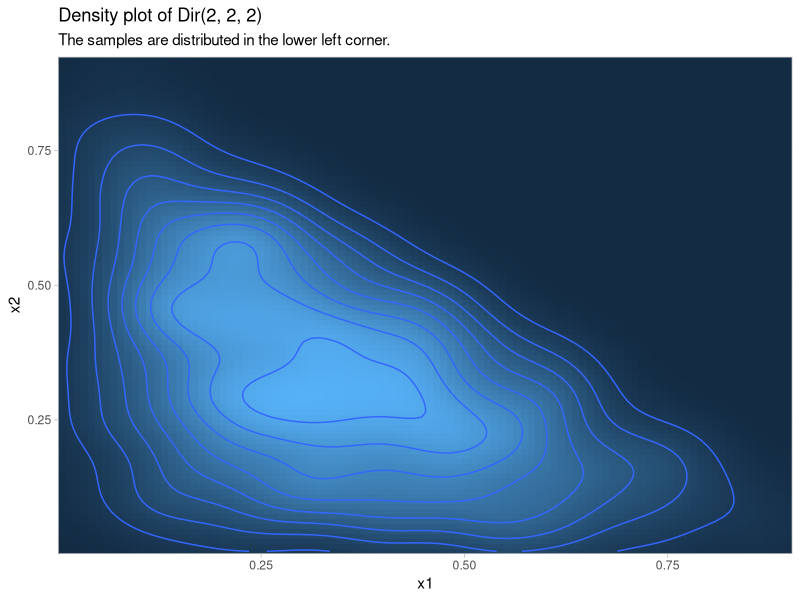
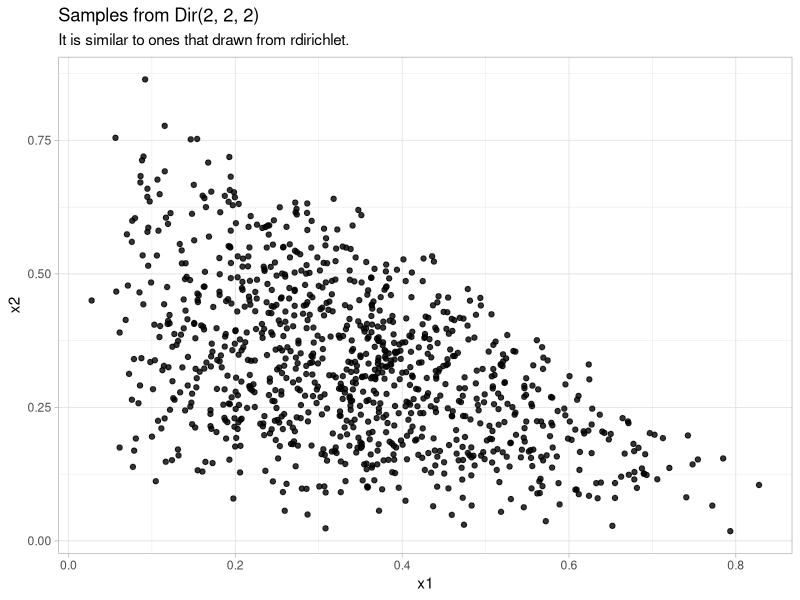

The R source for these figures, in order:
# HW10: Acceptance-Rejection Sampling for Dirichlet distribution
#
# In this exercise, we will use Acceptance-Rejection Sampling method 
# to sample from the Dirichlet distribution.
# 
# The Dirichlet distribution, often denoted `Dir(alpha)`, is a family
# of continuous multivariate probability distributions parameterized by 
# a vector `alpha` of positive real numbers.
# 
# It is commonly used as prior distributions in Bayesian statistics, 
# as the Dirichlet distribution is the conjugate prior of the 
# categorical distribution and multinomial distribution.
# 
# Source: https://en.wikipedia.org/wiki/Dirichlet_distribution
#
# 1. In this part, we will sample from a Dirichlet distribution 
#    using package `MCMCpack`.
#    (1)
#    Load the `tidyverse`, `MCMCpack` and `ggplot2` packages.
#    Set the random seed to zero and save the random seed vector to 
#    `seed`. (hint: use the command `seed <- .Random.seed`).
#    (2)
#    Generate 1000 samples from `Dir(2, 2, 2)` using `rdirichlet()`.
#    Save the result into a tibble `X`
#    and rename the columns `x1`, `x2`, and `x3`.
#    The first rows of `X` should be:
#    # A tibble: 1,000 x 3
#      x1     x2     x3
#      <dbl>  <dbl>  <dbl>
#    1 0.660 0.216  0.125 
#    2 0.242 0.458  0.300 
#    3 0.556 0.279  0.165 
#    4 0.243 0.336  0.421 
#    5 0.108 0.478  0.414 
#    6 0.403 0.371  0.226 
#    7 0.497 0.403  0.0997
#    8 0.272 0.343  0.385 
#    9 0.200 0.0708 0.730 
#   10 0.151 0.467  0.382 
#   # . with 990 more rows
## Do not modify this line!
library(tidyverse)
library(MCMCpack)
library(ggplot2)
set.seed(0)
seed <- .Random.seed
X1 <- rdirichlet(1000, c(2,2,2))
X1 <- as.matrix(X1)
X <- as_tibble(X1)%>% rename("x1"="V1","x2"="V2","x3"="V3")



# 2. Draw the density plot of the samples and save it into `density_plot`.
#    In our case, `K = 3`, and `a1 = a2 = a3 = 2`. This distribution is 
#    essentially a bivariate one, as `X3 = 1 ??? X1 ??? X2`. 
#    Therefore, drawing samples from this Dirichlet distribution is equivalent 
#    to drawing samples of `(X1, X2)`. We only need to draw the heatmap of the
#    `(X1, X2)`.
#    You can use:
#    - `ggplot()` to initialize a ggplot object.
#      Set `data` to `X`.
#      Set `mapping` to `aes(x1, x2)`.
#    - `stat_density_2d()` to plot the density.
#      - Set `fill` in `aes()` to `..density..`.
#      - Set `geom` to `raster`.
#      - Set `contour` to `FALSE`.
#    - `geom_density_2d()` to add contours.
#    - `scale_x_continuous()` to customize x scale.
#      - Set `expand` to `c(0, 0)`.
#    - `scale_y_continuous()` to customize y scale.
#      - Set `expand` to `c(0, 0)`.
#    - `labs()`
#      - Set `title` to `"Density plot of Dir(2, 2, 2)"`.
#      - Set `subtitle` to 
#        `"The samples are distributed in the lower left corner."`.
#    - `theme_light()` to set the theme to light.
#    - `theme()` to remove the legend.
#      - Set `legend.position` to `none`.
## Do not modify this line!
density_plot <- ggplot(data = X,aes(x1,x2)) + stat_density_2d(aes(fill = ..density..), geom="raster", contour = F)+
  geom_density_2d() + scale_x_continuous(expand = c(0,0))+ scale_y_continuous(expand = c(0,0)) +
  labs(title ="Density plot of Dir(2, 2, 2)", subtitle = "The samples are distributed in the lower left corner." )+
  theme_light()+ theme(legend.position = "none")
density_plot

# 3. Now, we will use the Acceptance-Rejection Sampling method to simulate 
#    from this bivariate distribution of `(X1,X2)`.
#    Recall that `f(x)` is our target distribution, `g(x)` is our proposed
#    distribution. We want `f(x) ??? M * g(x)` for `M > 1`.
#    For this part, we will use a two-dimensional uniform distribution on 
#    `[0, 1] x [0, 1]` as our proposal distribution. Note that sampling from
#    a two-dimensional uniform distribution is just sampling from a 
#    one-dimensional twice.
#    (1)
#    Write a function `f(x)` for the target distribution, 
#    in this case `Dir(2, 2, 2)`.
#    It takes in a vector of length 2, representing `x1` and `x2`.
#    The output is the density of the distribution `Dir(2, 2, 2)`.
#    Do not use the functions from `MCMCpack`.
#    For example, `f(c(0, 0)) = 0` and `f(c(0.3, 0.3)) = 4.32`.
#    (2)
#    Find the optimal `M` i.e. the smallest possible value and save it 
#    into scalar `M`.
#    Use `f(x)` to compute `M` instead of using functions from `MCMCpack`.
#    Recall that the density of uniform distribution is always one. 
#    To ensure for every x, `f(x) ??? M * g(x)`, we just need to make sure 
#    `M` is larger than the highest point of `f(x)`.
#    To check your answer, verify that `round(M, 1)` equals to `4.4`.
#    (3)
#    Write another function `g(x)` for the proposal distribution, 
#    in this case a two-dimensional uniform distribution.
#    It takes in a vector of length 2, representing `x1` and `x2`.
#    The output is the density of the uniform distribution.
#    Remember the density should be zero is the input is not
#    within the support.
#    For example, `g(c(0, 0)) = 1` and `g(c(-1, -1)) = 0`.
## Do not modify this line!
f<-function(x)
{
  if((x[1]+x[2]>1)|x[1]<0|x[2]<0){
    result =0
  }
  else{
    result=(gamma(6)/gamma(2)^3)*(x[1]*x[2]*(1-x[1]-x[2]))
  }
  return(result)
}


M<-f(c(1/3,1/3))

  

g<-function(x){
  if(x[1]<=1&x[2]<=1&x[1]>=0&x[2]>=0){return(1)}
  0}



# 4. (1)
#    Use `f(x)`, `g(x)`, and `M` that we just defined to write a 
#    sampling function `sample_one()` to draw one sample from 
#    `Dir(2, 2, 2)`. There is no input.
#    The output is a tibble with 3 columns:
#    - The fisrt two columns `x1` and `x2` contain the pair of 
#      sample `x1` and `x2`.
#    - The third column `count` contains the the number of 
#      attempts to obtain this sample.
#    You can use the following skeleton to write your function:
#    ```
#    sample_one <- function() {
#      count <- 0
#      accepted <- FALSE
#      while (!accepted) {
#        ## your code goes here
#      }
#      ## your code goes here
#    }
#    ```
#    For example, if you set seed to zero, `sample_one()` would return:
#    # A tibble: 1 x 3
#         x1    x2 count
#      <dbl> <dbl> <dbl>
#    1 0.126 0.267     7
#    `(0.126, 0.267, 0.607)` is the sample we draw (with 
#    `0.601 = 1 - 0.126 - 0.26`). To obtain this sample, we sampled 
#    from `g(x)` 7 times before the sample is accepted.
#    (2)
#    Write a sampling function `sample_n(n, seed)` that 
#    draws samples from `Dir(2, 2, 2)`.
#    Use `sample_one()` that we just defined.
#    The input `n` is the number of samples we will draw.
#    The input `seed` is the seed used within the function. 
#    The default seed should be set to zero. 
#    Remember to use `set.seed()` inside the function.
#    The output is a tibble with 3 columns:
#    - The fisrt two columns `x1` and `x2` contain the pair of 
#      sample `x1` and `x2`.
#    - The third column `count` contains the the number of 
#      attempts to obtain this sample.
#    For example, `sample_n(100, 100)` would return
#    # A tibble: 100 x 3
#         x1    x2 count
#      <dbl> <dbl> <dbl>
#    1 0.308 0.258     1
#    2 0.280 0.398     3
#    3 0.205 0.358     1
#    4 0.208 0.307     8
#    5 0.236 0.275     1
#    6 0.445 0.358     3
#    7 0.327 0.389     9
#    8 0.397 0.393     5
#    9 0.186 0.348    16
#   10 0.219 0.292     7
#   # . with 90 more rows
## Do not modify this line!
sample_one <- function() {
  count <- 0
  accepted <- FALSE
  while (!accepted) {
    x1 <- runif(1)
    x2 <- runif(1)
    u <- runif(1)
    count <- count+1
    if(f(c(x1,x2))/g(c(x1,x2))>= M*max(runif(1),u)){
      return(tibble(x1=x1,x2=x2,count=count))
      break
    }
    if(count >500){
      return("you mess up")
      break
    }
    
  }
  
}
sample_n <- function(n, seed=0) {
  set.seed(seed)
  reduce(map(1:n, ~sample_one()),bind_rows)
}


# 5. (1)
#    Draw 1000 samples from `Dir(2, 2, 2)` using `sample_n()` with 
#    default seed and save the samples in `samples`.
#    The first rows of `samples` should be:
#    # A tibble: 1,000 x 3
#         x1    x2 count
#      <dbl> <dbl> <dbl>
#    1 0.126 0.267     7
#    2 0.122 0.245    16
#    3 0.208 0.229    10
#    4 0.557 0.329     6
#    5 0.181 0.530     1
#    6 0.269 0.181    12
#    7 0.340 0.262     4
#    8 0.131 0.374     3
#    9 0.143 0.415     3
#   10 0.109 0.382     7
#   # . with 990 more rows
#    (2)
#    Compute the acceptance rate using `count` column in `samples` 
#    and save it in scalar `acceptance_rate`.
#    You can see that the acceptance rate is around 15%. It is very 
#    low and we would like it to be higher to get a more efficient procedure.
## Do not modify this line!
samples <- sample_n(1000)
acceptance_rate <- 1000/sum(samples$count)





# 6. Plot the dot plot of the samples and save it into `sample_plot`.
#    You can use:
#    - `ggplot()` to initialize a ggplot object.
#      Set `data` to `samples`.
#      Set `mapping` to `aes(x1, x2)`.
#    - `geom_point()` to plot the dots.
#      - Set `alpha` to `0.8`.
#    - `labs()`
#      - Set `title` to `"Samples from Dir(2, 2, 2)"`.
#      - Set `subtitle` to `"It is similar to ones that drawn from rdirichlet."`.
#    - `theme_light()` to set the theme to light.
## Do not modify this line!
sample_plot <- ggplot(data = samples,aes(x=x1,y=x2))+ geom_point(alpha = 0.8) +
  labs(title = "Samples from Dir(2, 2, 2)",
       subtitle = "It is similar to ones that drawn from rdirichlet.") + theme_light()
sample_plot




# 7. The acceptance rate of using Uniform distribution is really low since
#    the shape of these two distribution are not alike.
#    We need to find a distribution that has a peak around the peak of the 
#    dirichlet distribution, but that doesn't decay too fast to 0 so that the 
#    constant `M` dosn't have to be too high.
#    Let's suppose that we can sample efficiently from a Beta distribution.
#    We can find parameters such that the Beta distribution will have a shape
#    that is closer to the Dirichlet distribution than the uniform distribution.
#    To make the sampling more efficient, we will use the product of two
#    Beta distribution as the proposal distribution. 
#    In order to have a peak around the peak of the dirichlet distribution, 
#    and not decay too fast ot 0, the alpha and beta will all be 1.1. 
#    (It will give only a slightly better convergence rate. We encourage you 
#    to play with different alphas and betas once the exercises is done to see 
#    how `M` and the acceptance rate evolve.)
#    (1)
#    Write a function `g2(x)` for the product of two Beta distribution.
#    It takes in a vector of length 2, representing `x1` and `x2`.
#    The output is the product of the values of the 
#    density of a `Beta(1.1, 1.1)` distribution at points `x1` and `x2`.
#    You can use the `dbeta()` function.
#    For example, `g2(c(0, 0)) = 0` and `g2(c(0.5, 0.5)) = 1.123137`.
#    (2)
#    Set M to `4.06` and save it into `M2`.
#    This value makes sure for all x, `f(x) <= M2 * g2(x)`.
## Do not modify this line!
g2 <- function(x){
  dbeta(x[1],1.1,1.1)*dbeta(x[2],1.1,1.1)
}
M2 <-4.06


# 8. (1)
#    Use `f(x)`, `g2(x)`, and `M2` that we just defined to write a sampling 
#    function `sample_one2()` to draw one sample from `Dir(2, 2, 2)`.
#    There is no input.
#    The output is a tibble with 3 columns:
#    - The fisrt two columns `x1` and `x2` contain the pair of 
#      sample `x1` and `x2`.
#    - The third column `count` contains the the number of 
#      attempts to obtain this sample.
#    For example, if you set seed to zero, `sample_one2()` would return:
#    # A tibble: 1 x 3
#         x1    x2 count
#      <dbl> <dbl> <dbl>
#    1 0.433 0.313    11
#    (2)
#    Write a sampling function `sample_n2(n, seed)` that 
#    draws samples from `Dir(2, 2, 2)`.
#    Use `sample_one2()` that we just defined.
#    The input `n` is the number of samples we will draw.
#    The input `seed` is the seed used within the function. 
#    The default seed should be set to zero. 
#    Remember to use `set.seed()` inside the function.
#    The output is a tibble with 3 columns:
#    - The fisrt two columns `x1` and `x2` contain the pair of 
#      sample `x1` and `x2`.
#    - The third column `count` contains the the number of 
#      attempts to obtain this sample.
#    For example, `sample_n2(100, 100)` would return
#    # A tibble: 100 x 3
#          x1     x2 count
#       <dbl>  <dbl> <dbl>
#    1 0.316  0.550      1
#    2 0.218  0.338      8
#    3 0.587  0.134      1
#    4 0.458  0.255      2
#    5 0.401  0.474      9
#    6 0.549  0.248      1
#    7 0.229  0.362     14
#    8 0.279  0.0851     2
#    9 0.0689 0.310      4
#    10 0.143  0.338      7
#    # . with 90 more rows
#    (3)
#    Draw 100 samples from `sample_n2()` with default seed and 
#    save the acceptance rate to `acceptance_rate2`. You can see 
#    that the acceptance rate is around 16%.
#    It is slightly better and the procedure will be faster.
#    (given that we know how to sample from a beta distribution).
#    Sampling from a Dirichlet distribution can be tricky and expensive.
#    You can try to think of other distributions that would help!
## Do not modify this line!

sample_one2 <- function() {
  count <- 0
  accepted <- FALSE
  while (!accepted) {
    count <- count + 1
    x <- rbeta(2, 1.1, 1.1)
    u <- runif(2)
    if(x[1] + x[2] >= 1)
      next
    if(max(u) <= f(x) / (M2 * g2(x))) 
      accepted <- TRUE
  }
  res <- tibble(x1 = x[1], x2 = x[2], count)
  return(res)
}
set.seed(0)


sample_n2 <- function(n, seed=0) {
  set.seed(seed)
  reduce(map(1:n, ~sample_one2()),bind_rows)
}

test2 <- sample_n2(100, 100)

samples2 <- sample_n2(100)
acceptance_rate2 <- 100/sum(samples2$count)
